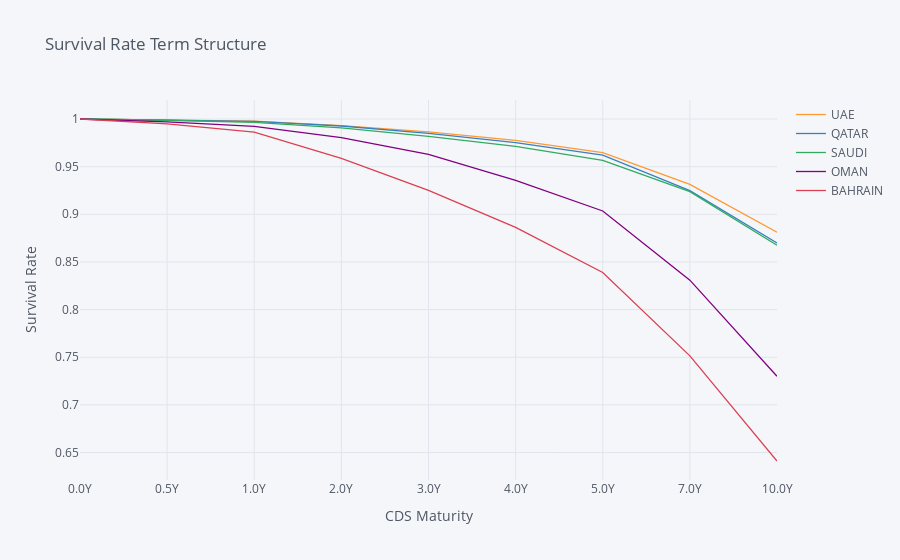

Source (notebook cell):
### Code cell
# Survival rate Term structure
s_data = [np.hstack(Survival_data.Survival[Survival_data.Country==i]) for i in names]
Survival = pd.DataFrame(np.transpose(s_data), columns = names , index = [str(i)+'Y' for i in Survival_data.Maturity.unique()])
Survival.iplot(title='Survival Rate Term Structure', xTitle='CDS Maturity', yTitle='Survival Rate')

### Figure 1 — Plotly figure (JSON) as saved in the notebook; plotly's stock layout.template omitted (floating-point values rounded to 4 significant figures)
{"data": [{"line": {"color": "rgba(255, 153, 51, 1.0)", "dash": "solid", "shape": "linear", "width": 1.3}, "mode": "lines", "name": "UAE", "text": "", "type": "scatter", "x": ["0.0Y", "0.5Y", "1.0Y", "2.0Y", "3.0Y", "4.0Y", "5.0Y", "7.0Y", "10.0Y"], "y": [1, 0.9989, 0.9977, 0.9931, 0.9865, 0.9776, 0.9647, 0.9313, 0.8812]}, {"line": {"color": "rgba(55, 128, 191, 1.0)", "dash": "solid", "shape": "linear", "width": 1.3}, "mode": "lines", "name": "QATAR", "text": "", "type": "scatter", "x": ["0.0Y", "0.5Y", "1.0Y", "2.0Y", "3.0Y", "4.0Y", "5.0Y", "7.0Y", "10.0Y"], "y": [1, 0.9988, 0.9975, 0.9926, 0.985, 0.9751, 0.962, 0.9249, 0.8699]}, {"line": {"color": "rgba(50, 171, 96, 1.0)", "dash": "solid", "shape": "linear", "width": 1.3}, "mode": "lines", "name": "SAUDI", "text": "", "type": "scatter", "x": ["0.0Y", "0.5Y", "1.0Y", "2.0Y", "3.0Y", "4.0Y", "5.0Y", "7.0Y", "10.0Y"], "y": [1, 0.9987, 0.9964, 0.9906, 0.9818, 0.9712, 0.9566, 0.9237, 0.8675]}, {"line": {"color": "rgba(128, 0, 128, 1.0)", "dash": "solid", "shape": "linear", "width": 1.3}, "mode": "lines", "name": "OMAN", "text": "", "type": "scatter", "x": ["0.0Y", "0.5Y", "1.0Y", "2.0Y", "3.0Y", "4.0Y", "5.0Y", "7.0Y", "10.0Y"], "y": [1, 0.997, 0.9922, 0.9805, 0.9629, 0.9357, 0.9035, 0.8309, 0.73]}, {"line": {"color": "rgba(219, 64, 82, 1.0)", "dash": "solid", "shape": "linear", "width": 1.3}, "mode": "lines", "name": "BAHRAIN", "text": "", "type": "scatter", "x": ["0.0Y", "0.5Y", "1.0Y", "2.0Y", "3.0Y", "4.0Y", "5.0Y", "7.0Y", "10.0Y"], "y": [1, 0.995, 0.9862, 0.9587, 0.9252, 0.8863, 0.839, 0.7514, 0.6411]}], "layout": {"legend": {"bgcolor": "#F5F6F9", "font": {"color": "#4D5663"}}, "paper_bgcolor": "#F5F6F9", "plot_bgcolor": "#F5F6F9", "title": {"font": {"color": "#4D5663"}, "text": "Survival Rate Term Structure"}, "xaxis": {"gridcolor": "#E1E5ED", "showgrid": true, "tickfont": {"color": "#4D5663"}, "title": {"font": {"color": "#4D5663"}, "text": "CDS Maturity"}, "zerolinecolor": "#E1E5ED"}, "yaxis": {"gridcolor": "#E1E5ED", "showgrid": true, "tickfont": {"color": "#4D5663"}, "title": {"font": {"color": "#4D5663"}, "text": "Survival Rate"}, "zerolinecolor": "#E1E5ED"}}}
